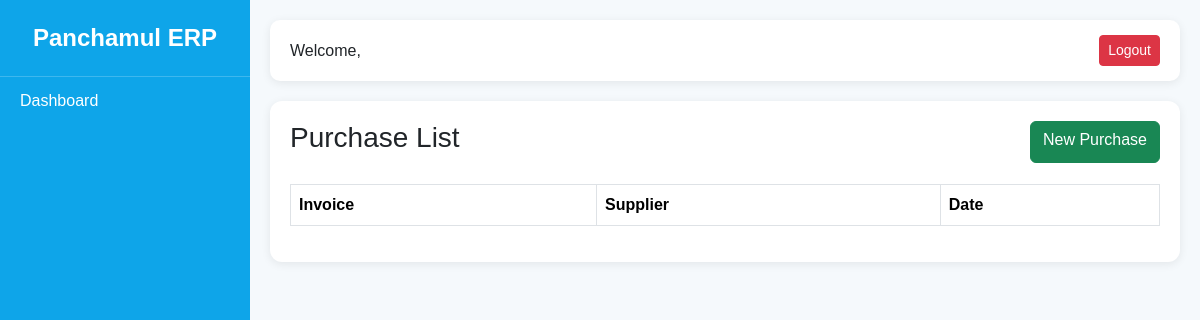
Page /inventory/purchases/ on the earlier database version.
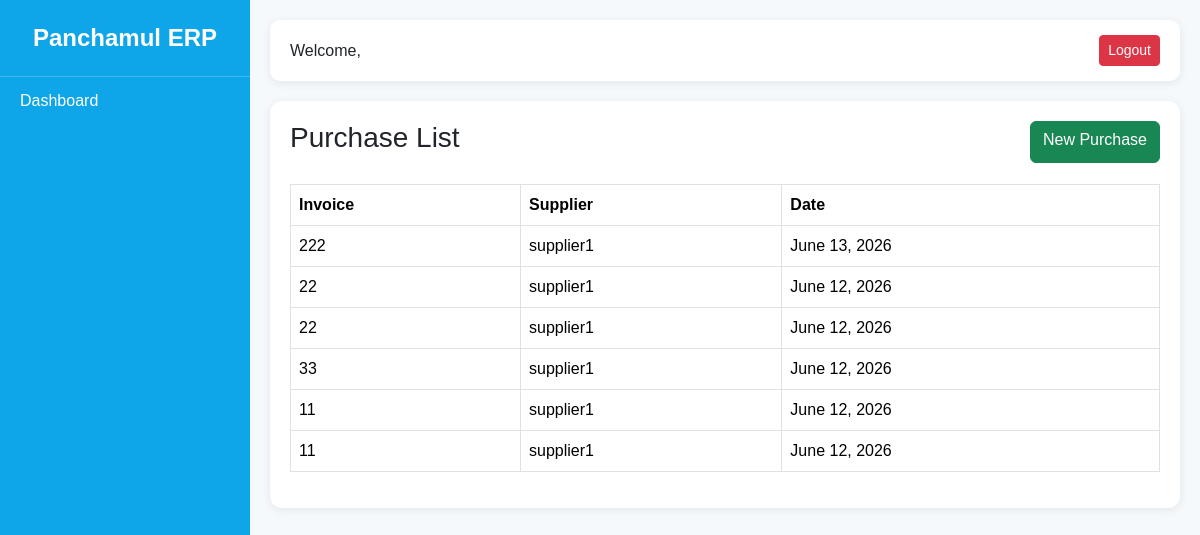
Same page on the later database version.
### inventory/models.py (models this page shows, shortened)
class RawMaterialPurchase(models.Model):
    supplier = models.ForeignKey(
        Supplier,
        on_delete=models.CASCADE
    )
    invoice_number = models.CharField(
        max_length=100
    )
    purchase_date = models.DateField()
    remarks = models.TextField(
        blank=True,
        null=True
    )
    created_by = models.ForeignKey(
        settings.AUTH_USER_MODEL,
        on_delete=models.SET_NULL,
        null=True
    )
    created_at = models.DateTimeField(
        auto_now_add=True
    )

class Supplier(models.Model):
    name = models.CharField(
        max_length=200
    )
    phone = models.CharField(
        max_length=20,
        blank=True,
        null=True
    )
    email = models.EmailField(
        blank=True,
        null=True
    )
    address = models.TextField(
        blank=True,
        null=True
    )
    is_active = models.BooleanField(
        default=True
    )
    created_at = models.DateTimeField(
        auto_now_add=True
    )
    def __str__(self):
        return self.name

### inventory/views.py (the view)
def purchase_list(request):
    purchases = RawMaterialPurchase.objects.all().order_by(
        '-id'
    )
    return render(
        request,
        'inventory/purchase_list.html',
        {
            'purchases': purchases
        }
    )

### accounts/context_processors.py (called while the page is built)
def user_permissions(request):
    permissions = {}
    if request.user.is_authenticated:
        perms = ModulePermission.objects.filter(
            user=request.user
        )
        for p in perms:
            permissions[p.module] = p
    return {
        'user_permissions': permissions
    }

### templates/inventory/purchase_list.html
{% extends 'dashboard/base.html' %}
{% block content %}
<div class="card-box">
    <div class="d-flex justify-content-between">
        <h3>Purchase List</h3>
        <a href="{% url 'purchase_create' %}"
           class="btn btn-success">
            New Purchase
        </a>
    </div>
    <hr>
    <table class="table table-bordered">
        <thead>
        <tr>
            <th>Invoice</th>
            <th>Supplier</th>
            <th>Date</th>
        </tr>
        </thead>
        <tbody>
        {% for p in purchases %}
        <tr>
            <td>{{ p.invoice_number }}</td>
            <td>{{ p.supplier }}</td>
            <td>{{ p.purchase_date }}</td>
        </tr>
        {% endfor %}
        </tbody>
    </table>
</div>
{% endblock %}

### templates/dashboard/base.html (shortened to what this page needs)
<!DOCTYPE html>
<html lang="en">
<head>
    <link href="https://cdn.jsdelivr.net/npm/bootstrap@5.3.3/dist/css/bootstrap.min.css"
          rel="stylesheet">
</head>
<body>
<div class="sidebar">
    <div class="logo">
        Panchamul ERP
    </div>
    {% if request.user.role == 'SUPER_ADMIN' %}
        <a href="{% url 'super_dashboard' %}">
            Dashboard
        </a>
    {% else %}
        <a href="{% url 'staff_dashboard' %}">
            Dashboard
        </a>
    {% endif %}
</div>
<div class="content">
    <div class="topbar d-flex justify-content-between align-items-center">
        <div>
            Welcome,
        </div>
        <div>
            <a href="{% url 'logout' %}"
               class="btn btn-danger btn-sm">
                Logout
            </a>
        </div>
    </div>
    {% block content %}
    {% endblock %}
</div>
</body>
</html>

### templates/dashboard/base.html (style rules this page uses)
body { margin:0; background:#f5f9fc; font-family: Arial, sans-serif; }
.sidebar { width:250px; height:100vh; position:fixed; top:0; left:0; background:#0EA5E9; color:white; overflow-y:auto; }
.logo { text-align:center; padding:20px; font-size:24px; font-weight:bold; border-bottom:1px solid rgba(255,255,255,.2); }
.sidebar a { display:block; padding:12px 20px; color:white; text-decoration:none; transition:.3s; }
.content { margin-left:250px; padding:20px; }
.topbar { background:white; padding:15px 20px; border-radius:10px; box-shadow:0 2px 10px rgba(0,0,0,.08); margin-bottom:20px; }
.card-box { background:white; padding:20px; border-radius:12px; box-shadow:0 2px 10px rgba(0,0,0,.08); margin-bottom:20px; }
hr { margin:10px 0; border-color:rgba(255,255,255,.2); }

Differences in the rows shown:
added RawMaterialPurchase: invoice_number "222", supplier "supplier1", purchase_date "June 13, 2026"
added RawMaterialPurchase: invoice_number "22", supplier "supplier1", purchase_date "June 12, 2026"
added RawMaterialPurchase: invoice_number "22", supplier "supplier1", purchase_date "June 12, 2026"
added RawMaterialPurchase: invoice_number "33", supplier "supplier1", purchase_date "June 12, 2026"
added RawMaterialPurchase: invoice_number "11", supplier "supplier1", purchase_date "June 12, 2026"
added RawMaterialPurchase: invoice_number "11", supplier "supplier1", purchase_date "June 12, 2026"
